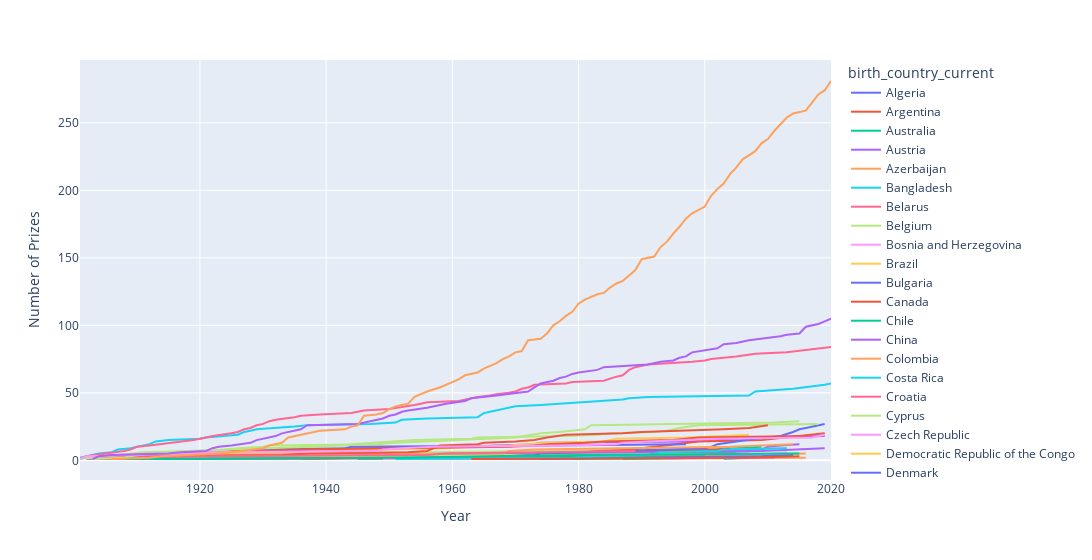

Source (notebook cell):
### Code cell
l_chart = px.line(cumulative_prizes,
                  x='year',
                  y='prize',
                  color='birth_country_current',
                  hover_name='birth_country_current')

l_chart.update_layout(xaxis_title='Year',
                      yaxis_title='Number of Prizes',
                      width=1300)

l_chart.show()
